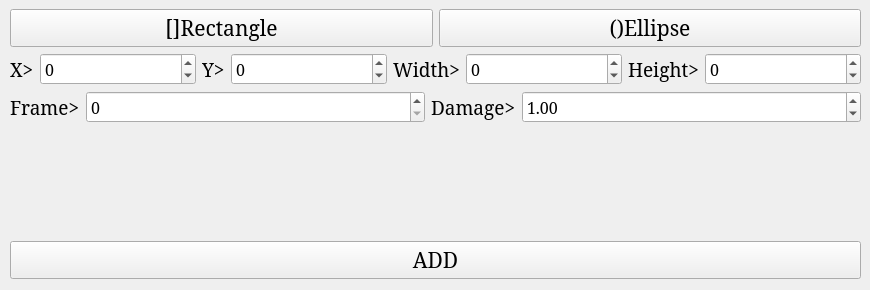
<?xml version="1.0" encoding="UTF-8"?>
<ui version="4.0">
 <class>Form</class>
 <widget class="QWidget" name="Form">
  <property name="geometry">
   <rect>
    <x>0</x>
    <y>0</y>
    <width>870</width>
    <height>290</height>
   </rect>
  </property>
  <property name="windowTitle">
   <string>AddAttack</string>
  </property>
  <widget class="QWidget" name="verticalLayoutWidget">
   <property name="geometry">
    <rect>
     <x>10</x>
     <y>9</y>
     <width>851</width>
     <height>231</height>
    </rect>
   </property>
   <layout class="QVBoxLayout" name="verticalLayout">
    <item>
     <layout class="QHBoxLayout" name="horizontalLayout">
      <item>
       <widget class="QPushButton" name="rect_b">
        <property name="font">
         <font>
          <family>MS Serif</family>
          <pointsize>16</pointsize>
         </font>
        </property>
        <property name="text">
         <string>[]Rectangle</string>
        </property>
       </widget>
      </item>
      <item>
       <widget class="QPushButton" name="ellipse_b">
        <property name="font">
         <font>
          <family>MS Serif</family>
          <pointsize>16</pointsize>
         </font>
        </property>
        <property name="text">
         <string>()Ellipse</string>
        </property>
       </widget>
      </item>
     </layout>
    </item>
    <item>
     <layout class="QHBoxLayout" name="horizontalLayout_2">
      <item>
       <widget class="QLabel" name="text0">
        <property name="sizePolicy">
         <sizepolicy hsizetype="Maximum" vsizetype="Preferred">
          <horstretch>0</horstretch>
          <verstretch>0</verstretch>
         </sizepolicy>
        </property>
        <property name="font">
         <font>
          <family>MS Serif</family>
          <pointsize>14</pointsize>
         </font>
        </property>
        <property name="text">
         <string>X&gt;</string>
        </property>
       </widget>
      </item>
      <item>
       <widget class="QSpinBox" name="x_input">
        <property name="font">
         <font>
          <family>MS Serif</family>
          <pointsize>12</pointsize>
         </font>
        </property>
        <property name="minimum">
         <number>-20000</number>
        </property>
        <property name="maximum">
         <number>20000</number>
        </property>
        <property name="singleStep">
         <number>2</number>
        </property>
        <property name="displayIntegerBase">
         <number>10</number>
        </property>
       </widget>
      </item>
      <item>
       <widget class="QLabel" name="text3">
        <property name="sizePolicy">
         <sizepolicy hsizetype="Maximum" vsizetype="Preferred">
          <horstretch>0</horstretch>
          <verstretch>0</verstretch>
         </sizepolicy>
        </property>
        <property name="font">
         <font>
          <family>MS Serif</family>
          <pointsize>14</pointsize>
         </font>
        </property>
        <property name="text">
         <string>Y&gt;</string>
        </property>
       </widget>
      </item>
      <item>
       <widget class="QSpinBox" name="y_input">
        <property name="font">
         <font>
          <family>MS Serif</family>
          <pointsize>12</pointsize>
         </font>
        </property>
        <property name="minimum">
         <number>-20000</number>
        </property>
        <property name="maximum">
         <number>20000</number>
        </property>
        <property name="singleStep">
         <number>2</number>
        </property>
       </widget>
      </item>
      <item>
       <widget class="QLabel" name="text2">
        <property name="sizePolicy">
         <sizepolicy hsizetype="Maximum" vsizetype="Preferred">
          <horstretch>0</horstretch>
          <verstretch>0</verstretch>
         </sizepolicy>
        </property>
        <property name="font">
         <font>
          <family>MS Serif</family>
          <pointsize>14</pointsize>
         </font>
        </property>
        <property name="text">
         <string>Width&gt;</string>
        </property>
       </widget>
      </item>
      <item>
       <widget class="QSpinBox" name="w_input">
        <property name="font">
         <font>
          <family>MS Serif</family>
          <pointsize>12</pointsize>
         </font>
        </property>
        <property name="minimum">
         <number>-20000</number>
        </property>
        <property name="maximum">
         <number>20000</number>
        </property>
        <property name="singleStep">
         <number>2</number>
        </property>
       </widget>
      </item>
      <item>
       <widget class="QLabel" name="text1">
        <property name="sizePolicy">
         <sizepolicy hsizetype="Maximum" vsizetype="Preferred">
          <horstretch>0</horstretch>
          <verstretch>0</verstretch>
         </sizepolicy>
        </property>
        <property name="font">
         <font>
          <family>MS Serif</family>
          <pointsize>14</pointsize>
         </font>
        </property>
        <property name="text">
         <string>Height&gt;</string>
        </property>
       </widget>
      </item>
      <item>
       <widget class="QSpinBox" name="h_input">
        <property name="font">
         <font>
          <family>MS Serif</family>
          <pointsize>12</pointsize>
         </font>
        </property>
        <property name="minimum">
         <number>-20000</number>
        </property>
        <property name="maximum">
         <number>20000</number>
        </property>
        <property name="singleStep">
         <number>2</number>
        </property>
       </widget>
      </item>
     </layout>
    </item>
    <item>
     <layout class="QHBoxLayout" name="horizontalLayout_3">
      <item>
       <widget class="QLabel" name="text5">
        <property name="sizePolicy">
         <sizepolicy hsizetype="Maximum" vsizetype="Preferred">
          <horstretch>0</horstretch>
          <verstretch>0</verstretch>
         </sizepolicy>
        </property>
        <property name="font">
         <font>
          <family>MS Serif</family>
          <pointsize>14</pointsize>
         </font>
        </property>
        <property name="text">
         <string>Frame&gt;</string>
        </property>
       </widget>
      </item>
      <item>
       <widget class="QSpinBox" name="frame_input">
        <property name="font">
         <font>
          <family>MS Serif</family>
          <pointsize>12</pointsize>
         </font>
        </property>
        <property name="singleStep">
         <number>1</number>
        </property>
       </widget>
      </item>
      <item>
       <widget class="QLabel" name="text4">
        <property name="sizePolicy">
         <sizepolicy hsizetype="Maximum" vsizetype="Preferred">
          <horstretch>0</horstretch>
          <verstretch>0</verstretch>
         </sizepolicy>
        </property>
        <property name="font">
         <font>
          <family>MS Serif</family>
          <pointsize>14</pointsize>
         </font>
        </property>
        <property name="text">
         <string>Damage&gt;</string>
        </property>
       </widget>
      </item>
      <item>
       <widget class="QDoubleSpinBox" name="damage_input">
        <property name="font">
         <font>
          <family>MS Serif</family>
          <pointsize>12</pointsize>
         </font>
        </property>
        <property name="maximum">
         <double>1000.000000000000000</double>
        </property>
        <property name="singleStep">
         <double>0.100000000000000</double>
        </property>
        <property name="value">
         <double>1.000000000000000</double>
        </property>
       </widget>
      </item>
     </layout>
    </item>
    <item>
     <widget class="QLabel" name="image_l">
      <property name="sizePolicy">
       <sizepolicy hsizetype="Minimum" vsizetype="Minimum">
        <horstretch>0</horstretch>
        <verstretch>0</verstretch>
       </sizepolicy>
      </property>
      <property name="text">
       <string/>
      </property>
     </widget>
    </item>
   </layout>
  </widget>
  <widget class="QWidget" name="horizontalLayoutWidget_4">
   <property name="geometry">
    <rect>
     <x>10</x>
     <y>240</y>
     <width>851</width>
     <height>41</height>
    </rect>
   </property>
   <layout class="QHBoxLayout" name="horizontalLayout_4">
    <item>
     <widget class="QPushButton" name="accept_b">
      <property name="font">
       <font>
        <family>MS Serif</family>
        <pointsize>16</pointsize>
       </font>
      </property>
      <property name="text">
       <string>ADD</string>
      </property>
     </widget>
    </item>
   </layout>
  </widget>
 </widget>
 <resources/>
 <connections/>
</ui>
